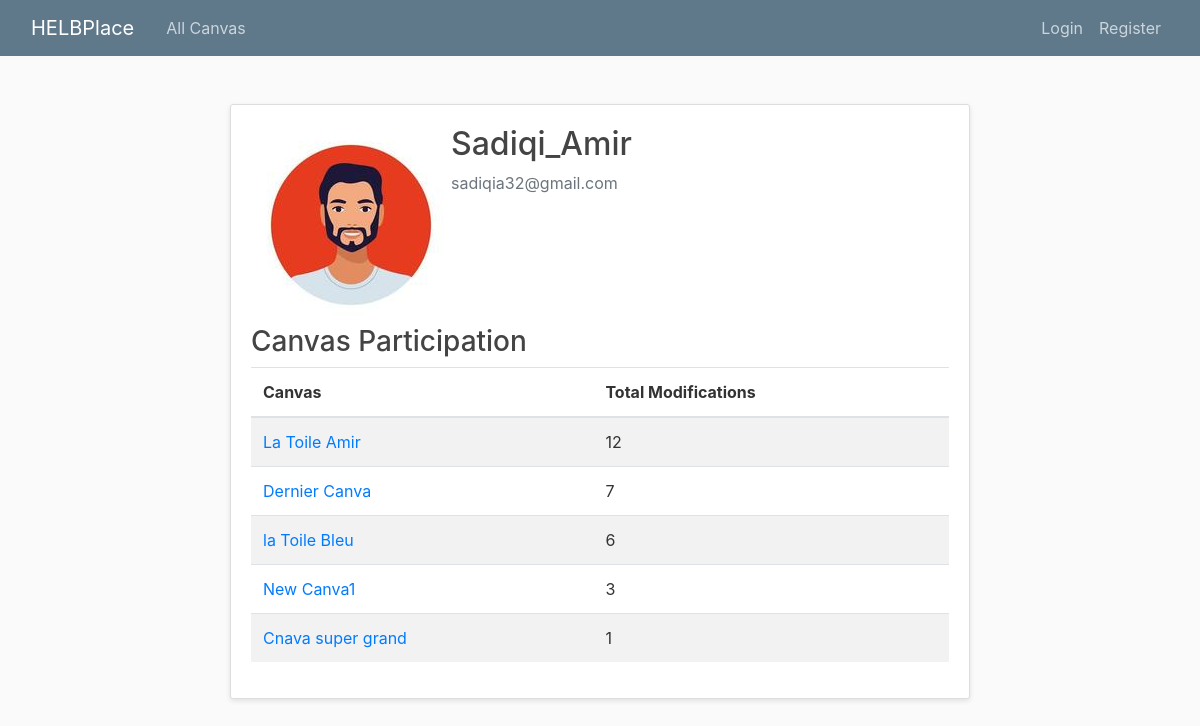
Before: /profile/1/ with the older database file.
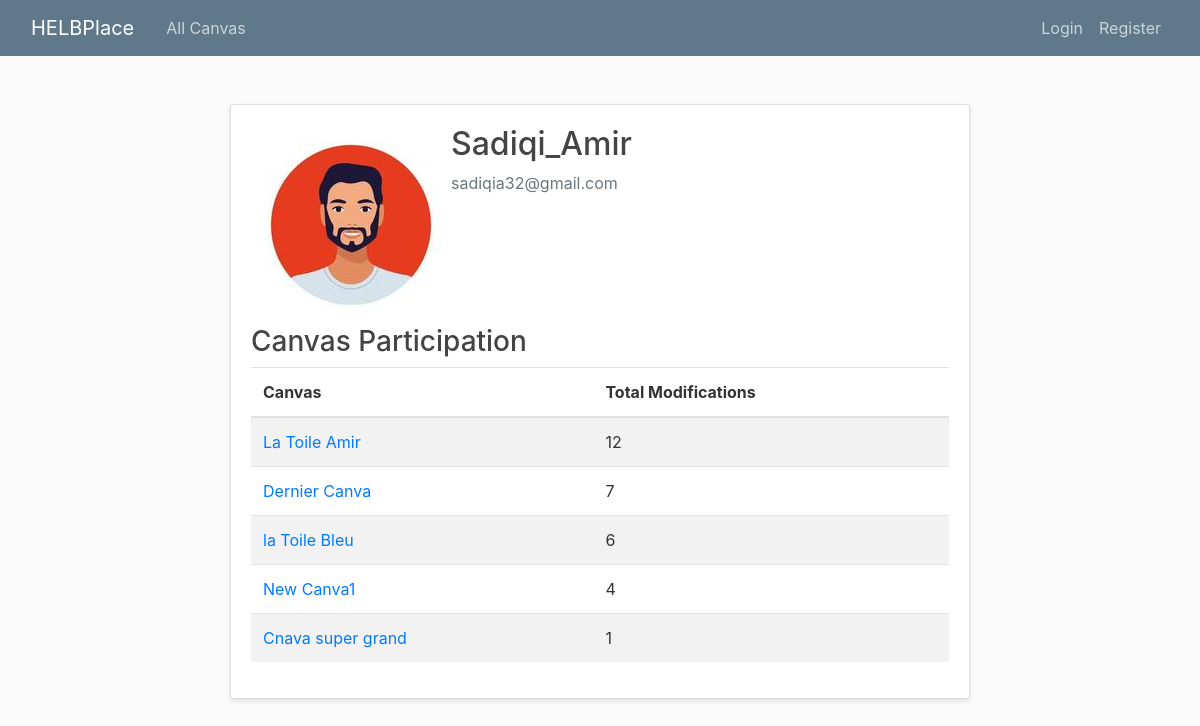
After: the same page with the newer database file.
### blog/models.py (models this page shows, shortened)
class Canva(models.Model):
    title = models.CharField(max_length=100)
    sizeHeight = models.IntegerField()
    sizeWidth = models.IntegerField()
    timer = models.IntegerField()
    date_posted = models.DateTimeField(default=timezone.now)
    author = models.ForeignKey(User, on_delete=models.CASCADE)

### blog/views.py (the view)
# urls.py: path('profile/<int:user_id>/', user_profile, name='profile'),
def user_profile(request, user_id):
    user = get_object_or_404(User, id=user_id)
    canvas_participation = UserAction.objects.filter(user=user) \
        .values('canva__title', 'canva__id') \
        .annotate(total_modifications=Sum('modification_count')) \
        .order_by('-total_modifications')
    return render(request, 'blog/profile.html', {
        'profile_user': user,
        'canvas_participation': canvas_participation,
    })

### blog/templates/blog/profile.html
{% extends "blog/base.html" %}
{% block content %}
    <div class="container mt-4">
        <div class="content-section">
            <div class="media">
              <img class="rounded-circle account-img" src="{{ profile_user.profile.image.url }}">
              <div class="media-body">
                <h2 class="account-heading">{{ profile_user.username }}</h2>
                <p class="text-secondary">{{ profile_user.email }}</p>
              </div>
            </div>
        <h3>Canvas Participation</h3>
        {% if canvas_participation %}
            <table class="table table-striped">
                <thead>
                    <tr>
                        <th>Canvas</th>
                        <th>Total Modifications</th>
                    </tr>
                </thead>
                <tbody>
                    {% for canvas in canvas_participation %}
                        <tr>
                            <td>
                                <a href="{% url 'canva-detail' canvas.canva__id %}">{{ canvas.canva__title }}</a>
                            </td>
                            <td>{{ canvas.total_modifications }}</td>
                        </tr>
                    {% endfor %}
                </tbody>
            </table>
        {% else %}
            <p>No canvas participation found.</p>
        {% endif %}
    </div>
{% endblock %}

Changed rows visible on the page:
changed Canva "New Canva1": total_modifications "3" → "4"
